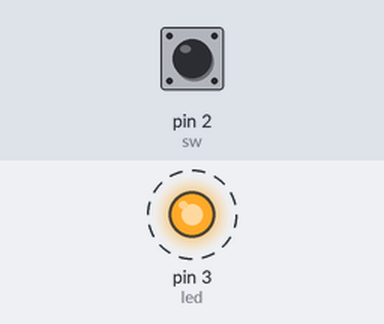
Bench run of a sketch on a simulated Arduino Uno, built with avr-gcc and run on an emulated ATmega328P. Shown: output pins drawn as LEDs (lit = HIGH). Dashed ring = blinking. Inputs (shaded band) come from the test bench; at power-on: pin 2 (sw) LOW.

Above: at 1.25 s.
1.3 s: pin 2 (sw) pulled HIGH for 3.2 s
At 2.2 s:
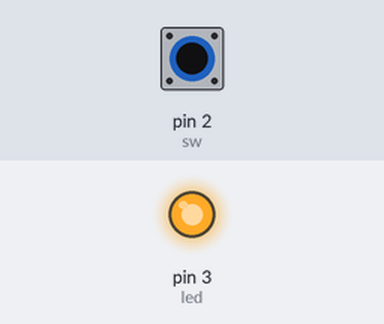
At 3.3 s:
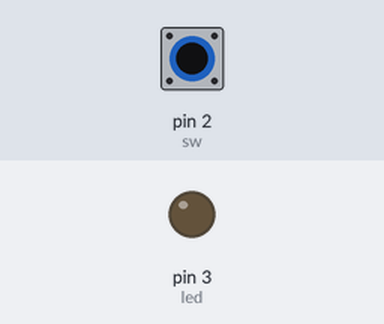
Timing chart, 0 to 12.0 s (numbered marks = the images above; inputs shaded):
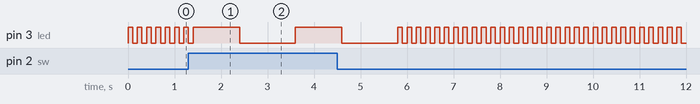

The sketch:

2-69-2.ino
```cpp
const int sw=2; //開關連接至數位接腳2。
const int led=3; //LED 連接至數位接腳13。
int val; //開關狀態。
void setup()
{
 pinMode(sw,INPUT); //設定數位接腳2為輸入模式。
 pinMode(led,OUTPUT); //設定數位接腳13為輸出模式。
}
void loop()
{
  val=digitalRead(sw); //讀取開關狀態。
  if(val==HIGH){ //開關接通(ON)?
    digitalWrite(led,HIGH); //開關接通，點亮LED。
    delay(1000);
    digitalWrite(led,LOW); //開關接通，點亮LED。
    delay(1000);
  }
  else //開關斷開(OFF)
    digitalWrite(led,HIGH); //開關接通，點亮LED。
    delay(100);
    digitalWrite(led,LOW); //開關接通，點亮LED。
    delay(100);
}
```
